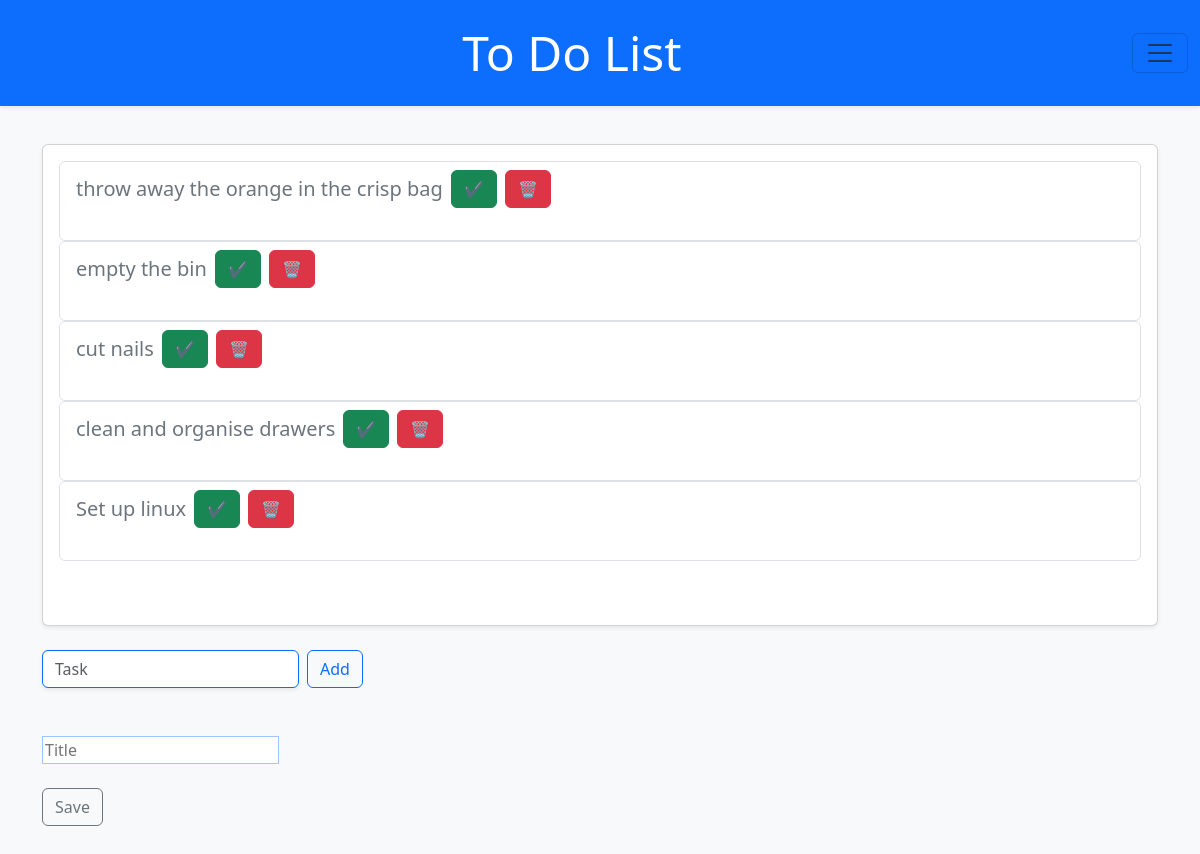
/create-todo/1 (signed in), run on the app's committed database.
### Todo/models.py (models this page shows)
class ListItems(db.Model):
    list_items_id = db.Column(db.Integer, primary_key = True, unique=True)
    list_id = db.Column(db.Integer, db.ForeignKey("list.list_id"))
    list_item = db.Column(db.String, nullable=False)
    status = db.Column(db.Boolean, nullable=False)

### Todo/routes.py (the view)
@main.route("/create-todo/<int:list_id>")
@login_required
def create_list(list_id):
    user_list = get_user_list_or_403(list_id)
    user_list_items = ListItems.query.filter_by(list_id=list_id).all() # gets the list items
    return render_template("create_list.html", todo_list = user_list_items, list_length=len(user_list_items), list_id=list_id)

### Todo/models.py (called while the page is built)
@login_manager.user_loader
def load_user(user_id):
    return User.query.get(int(user_id))

### Todo/routes.py (called while the page is built)
def get_user_list_or_403(list_id):
    user_list = List.query.get(list_id) # retrieves the list
    if user_list is None: # returns a 404 error if the list is not found
        abort(404)
    if user_list.user_id != current_user.id:
        abort(403) # return a 403 error if the list doesn't belong to the logged in user
    return user_list

### Todo/templates/create_list.html (shortened to what this page needs)
{% extends "base.html" %}
{% block content %}
<main class="container py-5 pt-5 mt-5">
        <div class="card shadow-sm">
            <div class="card-body">
                {% if list_length == 0 %}
                    <p class="lead text-muted text-center mb-0">
                        List is empty. Add Items!!
                    </p>
                {% else %}
                    {% for item in todo_list %}
                            <ul class="list-group">
                                <li class="list-group-item">
                                        {% if item.status %}
                                            <div class="d-flex align-items-center gap-2">
                                                <label class="m-0">
                                                    <span class="fs-5 text-secondary task-done">{{item.list_item}}</span>
                                                </label>
                                                <form action="{{ url_for('main.task_undone') }}" method="post">
                                                    <input type="hidden" value="create" name="return_to">
                                                    <input type="hidden" value="{{ item.list_items_id }}" name="task_id">
                                                    <input type="hidden" value="{{ item.list_id }}" name="list_id">
                                                    <button type="submit" class="btn btn-outline-warning">↶</button>
                                                </form>
                                                <form action="{{ url_for('main.task_remove') }}" method="post">
                                                        <input type="hidden" value="create" name="return_to">
                                                        <input type="hidden" value="{{ item.list_items_id }}" name="task_id">
                                                        <input type="hidden" value="{{ item.list_id }}" name="list_id">
                                                       <button type="submit" class="btn btn-danger">🗑️</button>
                                                </form>
                                            </div>
                                        {% else %}
                                            <div class="d-flex align-items-center gap-2">
                                                <label class="m-0">
                                                    <span class="fs-5 text-secondary">{{item.list_item}}</span>
                                                </label>
                                                 <form action="{{ url_for('main.task_done') }}" method="post">
                                                    <button type="submit" class="btn btn-success">✔</button>
                                                 </form>
                                                <form action="{{ url_for('main.task_remove') }}" method="post">
                                                       <button type="submit" class="btn btn-danger">🗑️</button>
                                                </form>
                                             </div>
                                        {% endif %}
                                    <br>
                                </li>
                            </ul>
                    {% endfor %}
                {% endif %}
                <br>
                <br>
            </div>
        </div>
        <form action="{{url_for('main.add')}}" method="post" class="mt-4 d-flex gap-2">
            <label for="item" id="item">
                <input type="text" class="form-control border-primary shadow-sm" placeholder="Task" name="task">
            </label>
            <button type="submit" class="btn btn-outline-primary"> Add </button>
        </form>
        <br>
        <br>
    <form action="{{ url_for('main.save') }}" method="post">
        <label for="title" id="title">
            <input type="text" name="title" class="border border-primary-subtle" placeholder="Title">
        </label>
        <br>
        <br>
        <button type="submit" class="btn btn-outline-secondary">Save</button>
    </form>
</main>
{% endblock %}

### data on the page
ListItems: list_item "throw away the orange in the crisp bag"
ListItems: list_item "empty the bin"
ListItems: list_item "cut nails"
ListItems: list_item "clean and organise drawers"
ListItems: list_item "Set up linux"
